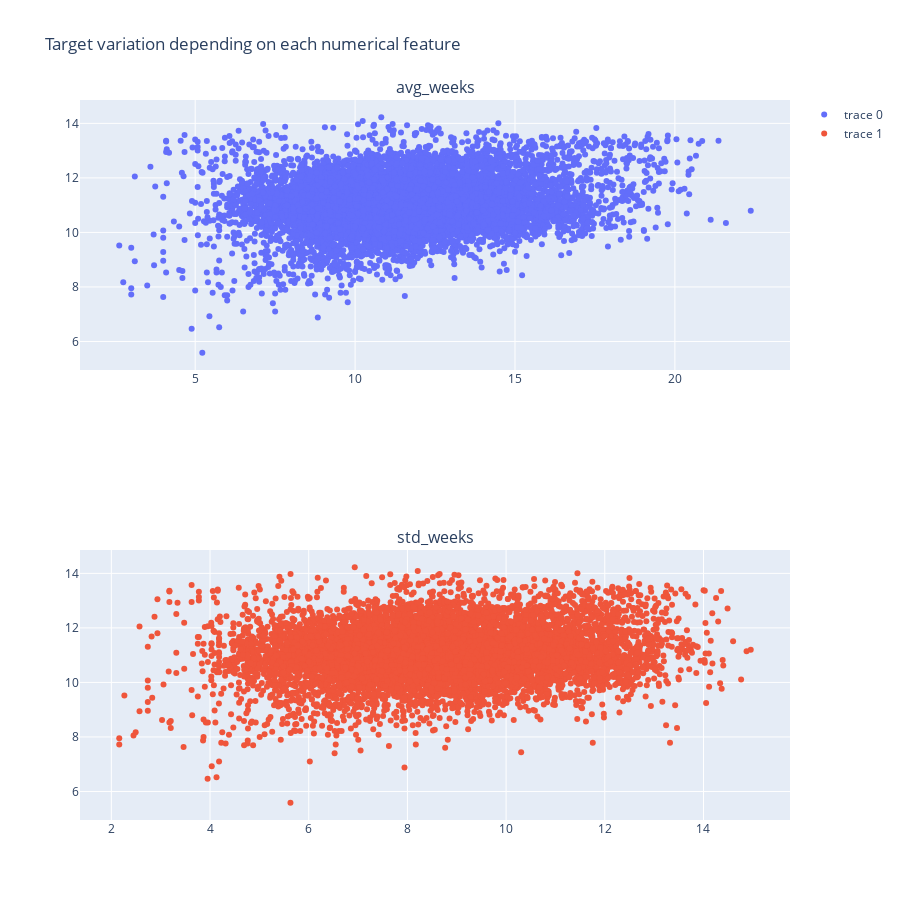

Source (notebook cell):
### Code cell
rows, cols = 2, 1
fig = make_subplots(
    rows=rows, cols=cols,
    subplot_titles=(num_features))

for i in range(rows):
    for j in range(cols):
        fig.add_trace(go.Scatter(x=train[num_features[i+j]], y=train['target'], mode='markers'),
                      row=i+1, col=j+1)
fig.update_layout(title_text="Target variation depending on each numerical feature",
                  height=900)

fig.show()

### Figure 1 — Plotly figure (JSON) as saved in the notebook; plotly's stock layout.template omitted (floating-point values rounded to 4 significant figures; data arrays with more than 128 entries replaced by an {"elided": "..."} marker saying what was removed)
{"data": [{"mode": "markers", "type": "scatter", "x": {"elided": "8896 float values"}, "xaxis": "x", "y": {"elided": "8896 float values"}, "yaxis": "y"}, {"mode": "markers", "type": "scatter", "x": {"elided": "8896 float values"}, "xaxis": "x2", "y": {"elided": "8896 float values"}, "yaxis": "y2"}], "layout": {"annotations": [{"font": {"size": 16}, "showarrow": false, "text": "avg_weeks", "x": 0.5, "xanchor": "center", "xref": "paper", "y": 1, "yanchor": "bottom", "yref": "paper"}, {"font": {"size": 16}, "showarrow": false, "text": "std_weeks", "x": 0.5, "xanchor": "center", "xref": "paper", "y": 0.375, "yanchor": "bottom", "yref": "paper"}], "height": 900, "title": {"text": "Target variation depending on each numerical feature"}, "xaxis": {"anchor": "y", "domain": [0, 1]}, "xaxis2": {"anchor": "y2", "domain": [0, 1]}, "yaxis": {"anchor": "x", "domain": [0.625, 1]}, "yaxis2": {"anchor": "x2", "domain": [0, 0.375]}}}
